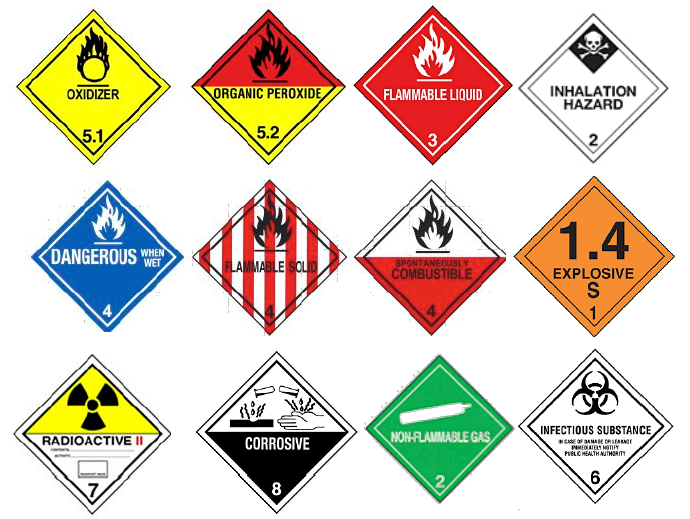
#> input picture current/python/opencv/signs2.PNG, 690 x 519 px, found by its file name
$ python color_trackbar_image.py
#> lines starting #> are read from the running program, lines starting #| are printed output that depends on the picture; after the words box and inside, x2 and y2 are one past the last pixel; in counts of white or black regions, pixels touching at a corner belong together
import cv2
import numpy as np


# Create a black image, a window
#black = np.zeros((300,512,3), np.uint8)
#cv2.namedWindow('image')
def nothing(x):
    pass

#img = np.zeros((300,512,3), np.uint8)CV2.IM
img = cv2.imread('signs2.png')
#> img is the input picture: shape (519, 690, 3); mean B, G, R 195.1, 209.6, 219.5
cv2.namedWindow('image')
hsv = cv2.cvtColor(img, cv2.COLOR_BGR2HSV)
#> hsv: shape (519, 690, 3); mean H, S, V 19.4, 51.9, 228.2


# create trackbars for color change
cv2.createTrackbar('minH','image',0,255,nothing)
#> slider 'minH' is set to 51
cv2.createTrackbar('minS','image',0,255,nothing)
#> slider 'minS' is set to 51
cv2.createTrackbar('minV','image',0,255,nothing)
#> slider 'minV' is set to 51
cv2.createTrackbar('maxH','image',0,255,nothing)
#> slider 'maxH' is set to 255
cv2.createTrackbar('maxS','image',0,255,nothing)
#> slider 'maxS' is set to 255
cv2.createTrackbar('maxV','image',0,255,nothing)
#> slider 'maxV' is set to 255
cv2.setTrackbarPos('maxH','image',255)
cv2.setTrackbarPos('maxS','image',255)
cv2.setTrackbarPos('maxV','image',255)

while(1):


	# get current positions of four trackbars
	lh = cv2.getTrackbarPos('minH','image')
	ls = cv2.getTrackbarPos('minS','image')
	lv = cv2.getTrackbarPos('minV','image')
	uh = cv2.getTrackbarPos('maxH','image')
	us = cv2.getTrackbarPos('maxS','image')
	uv = cv2.getTrackbarPos('maxV','image')

	lower_hsv = np.array([lh,ls,lv])
	upper_hsv = np.array([uh,us,uv])

	mask = cv2.inRange(hsv, lower_hsv, upper_hsv)
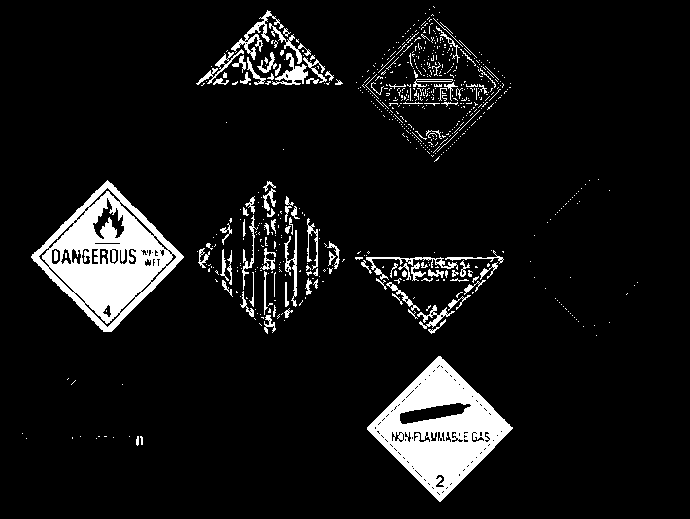
#> mask: shape (519, 690); 8.2% white; 704 white regions (605 under 20 px), largest, box (x1, y1, x2, y2) and area: (31, 180, 184, 332) 10135, (367, 356, 513, 502) 9594, (231, 10, 284, 60) 530
	res = cv2.bitwise_and(img,img, mask= mask)
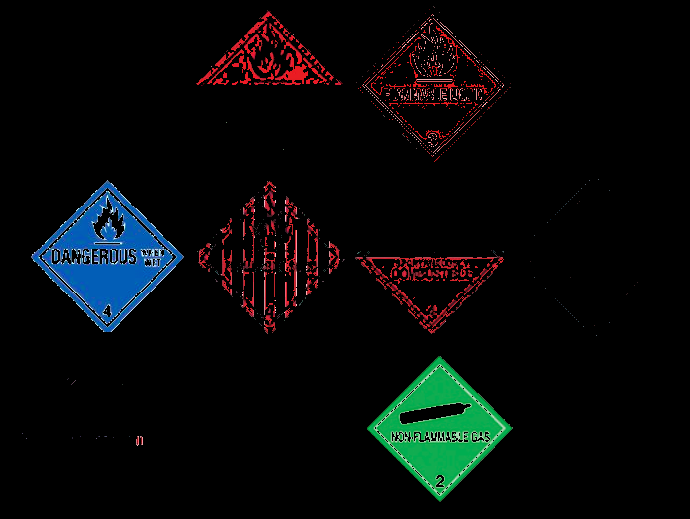
#> res: shape (519, 690, 3); mean B, G, R 9, 9, 6.8


	k = cv2.waitKey(5) & 0xFF
#> (key Esc is pressed here)
	if k == 27:
		break


	cv2.imshow('image',img)
	cv2.imshow('res',res)
	# [4 lines of commented-out code are left out]


cv2.destroyAllWindows()
#cap.release()
